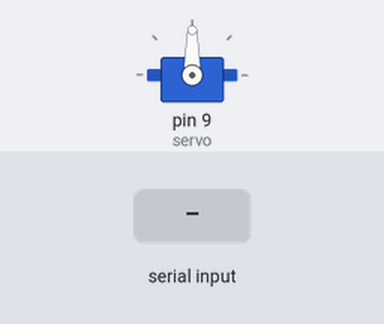
This sketch was run on a simulated Arduino Uno, built with avr-gcc and run on an emulated ATmega328P. Parts: servo. The test bench sets the inputs (shaded band).

Above: at 1.2 s.
1.3 s: "30,150\n" received over Serial
At 2.9 s:
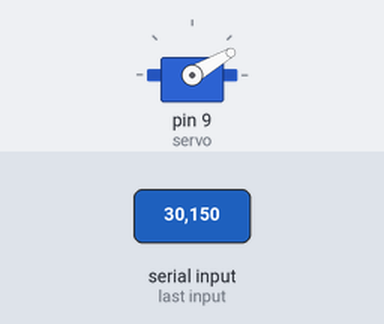
3.8 s: "5\n" received over Serial
At 5.8 s:
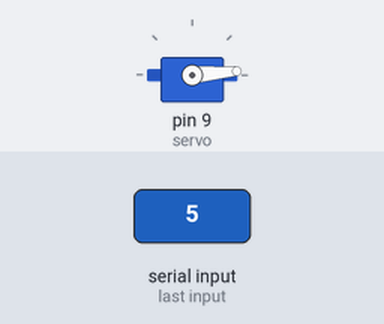
6.3 s: "200\n" received over Serial
At 7.8 s:
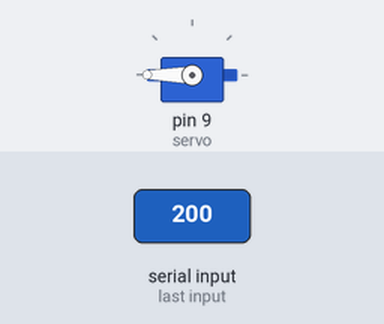
8.8 s: "90,45\n" received over Serial
At 11.0 s:
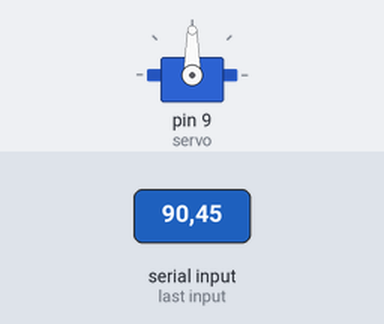
Timing chart, 0 to 12.3 s (numbered marks = the images above; inputs shaded):
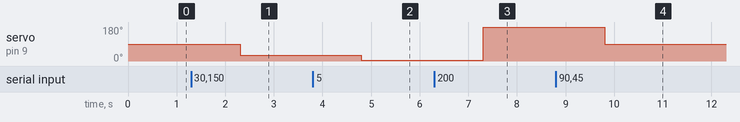

Measured:
- after the input at 1.3 s, servo on pin 9 (servo): 90° → 30° after 1.0 s
- after the input at 3.8 s, servo on pin 9 (servo): 30° → 5° after 1.0 s
- after the input at 6.3 s, servo on pin 9 (servo): 5° → 180° after 1.0 s
- after the input at 8.8 s, servo on pin 9 (servo): 180° → 90° after 1.0 s

The sketch:

servo.ino
```cpp
#include <Servo.h>

Servo servo;

void setup(){
  Serial.begin(9600);
  servo.attach(9);
}
void loop(){
  if(Serial.available() > 0){
    String angleString = Serial.readStringUntil("\n");
    int angle = angleString.toInt();

    servo.write(angle);
  }
}
```
